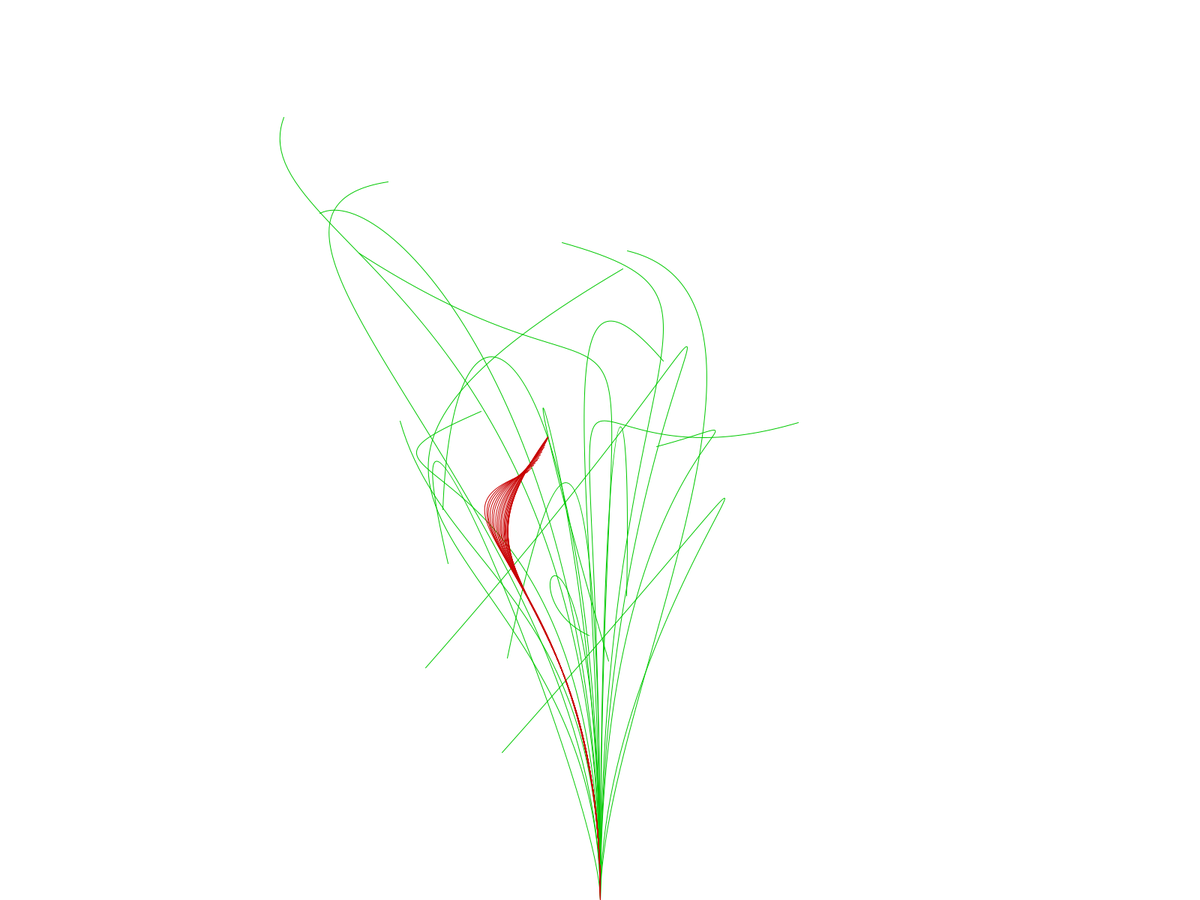
Frame 1 (no input)
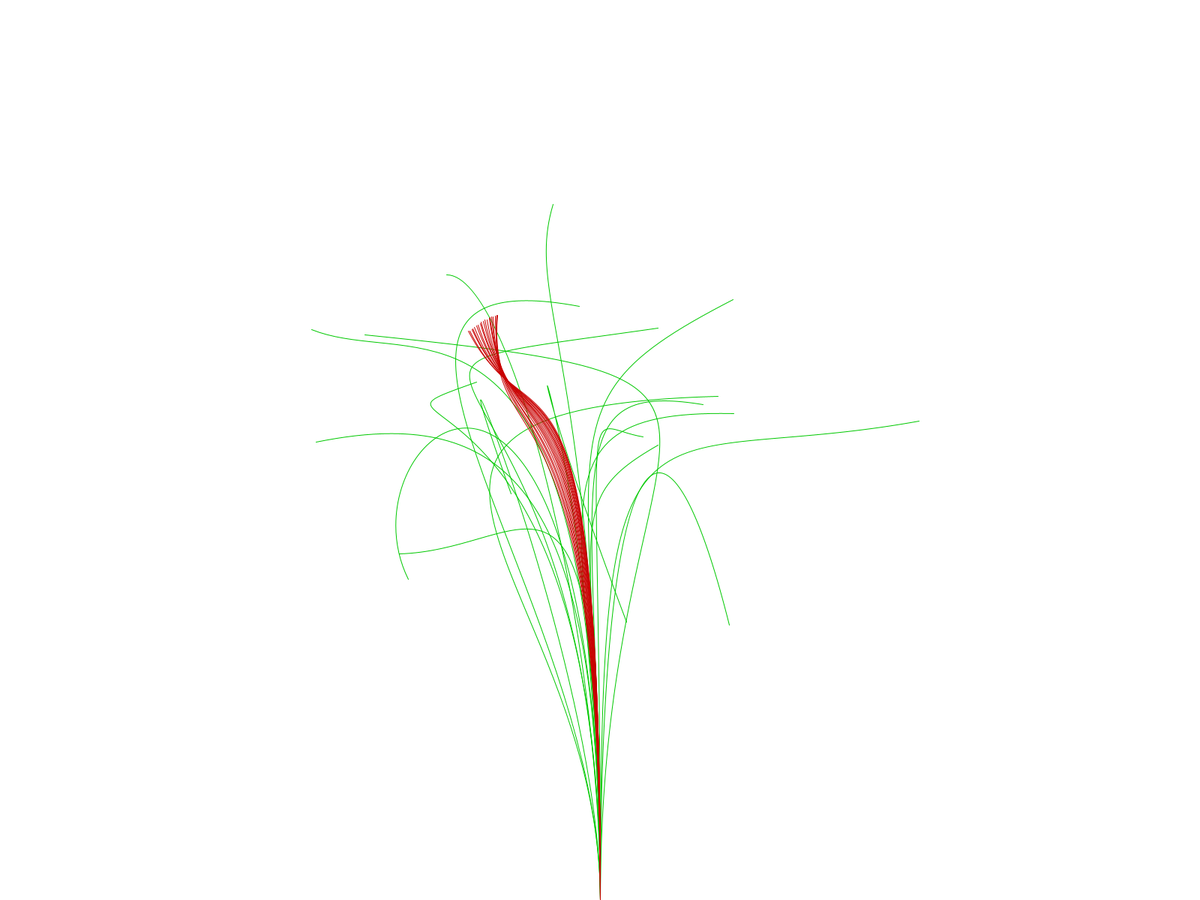
Frame 60 (the mouse pressed at the canvas centre just before this capture)
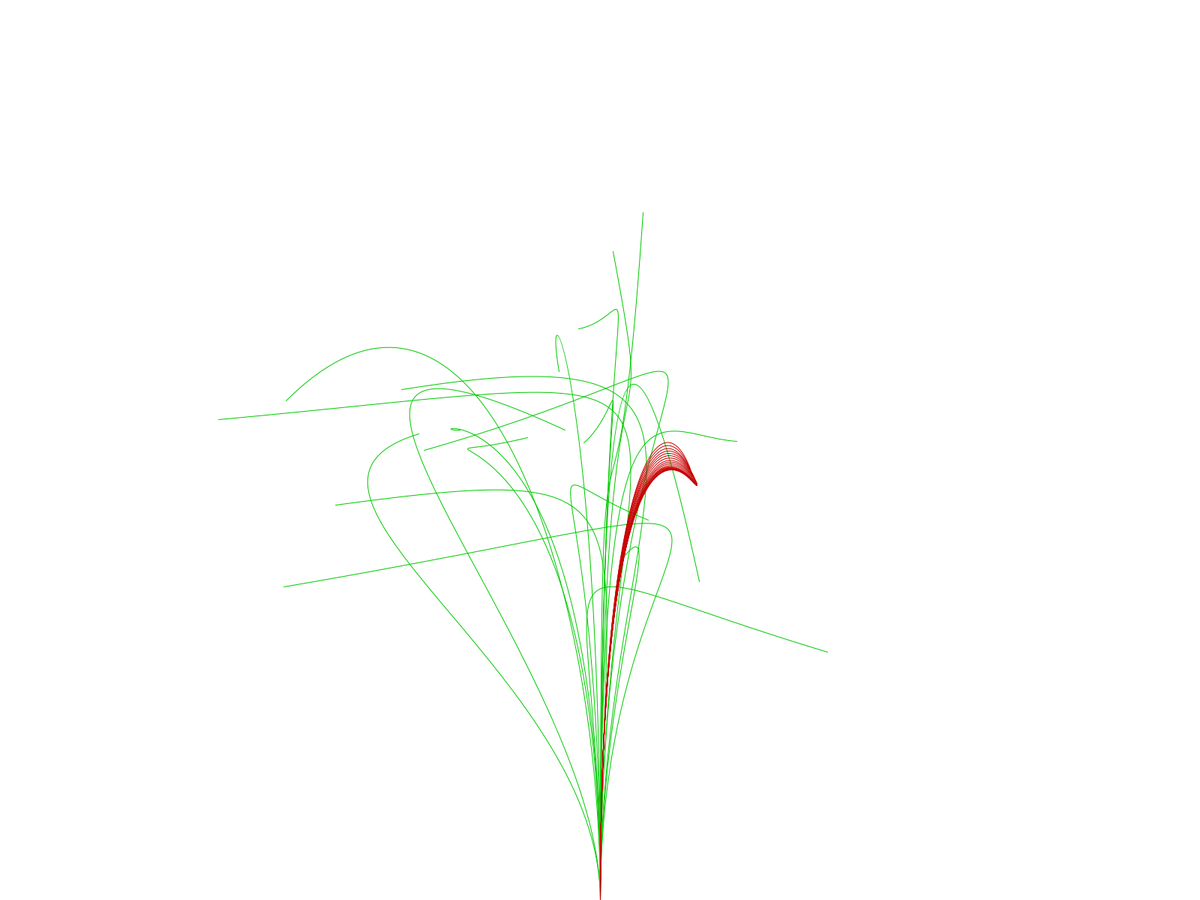
Frame 120 (the mouse held since frame 60 and released just before this capture)

The Processing sketch that drew these frames (run headless with seeded random() and noise(); from frame 60 on, the mouse is pressed at the canvas centre):

// Processing sketch: Cool_Bezier
// ── Cool_Bezier.pde
float abra = 0.00;
int len = 20;

void setup() {
  //size(600, 360);
  fullScreen();
  noFill();
  smooth();
  
}

void draw() {
  background(255);

  type1();
  type2();

  abra += 0.03;
}

void type1() {
  stroke(0, 200, 0);
  for (int i=0; i<len; i++) {
    bezier(width/2, height, 
      width/2, noise(abra, i, 1)*height, 
      noise(abra, i, 2)*width, noise(abra, i, 3)*height, 
      noise(abra, i, 4)*width, noise(abra, i, 5)*height);
  }
  
}

void type2() {
  stroke(200, 0, 0);
  for (int i=0; i<len; i++) {
    bezier(width/2, height, 
      width/2, noise(abra, 1)*height, 
      noise(abra, 2)*width, noise(abra, 3)*height, 
      noise(abra, 4)*width, noise(abra, 5)*height);
      abra += 0.005;
  }
  
}
